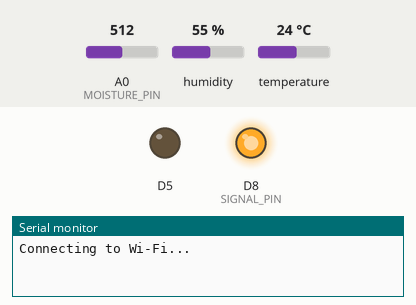
This sketch was run on a simulated ESP8266 (NodeMCU). Parts: output pins drawn as LEDs (lit = HIGH), the last lines printed to the serial monitor. The test bench sets the inputs (shaded band); at power-on: A0 (MOISTURE_PIN) = 512, humidity 55 %, temperature 24 °C. WiFi joins after 1.5 s; servers stay silent unless stated; no MQTT or app messages arrive unless stated.

Above: at 0.1 s.
At 7.6 s:
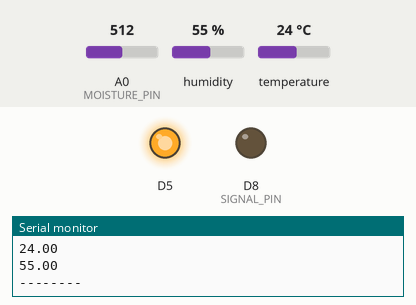
Timing chart, 0 to 9.1 s (numbered marks = the images above):
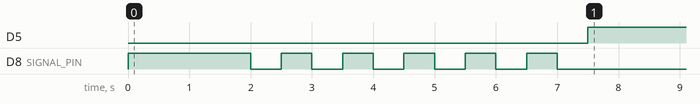

Measured:
- by itself, D5: LOW → HIGH at 7.5 s
- by itself, D8 (SIGNAL_PIN): repeats every 1.0 s: LOW 0.50 s, HIGH 0.50 s, until it stays LOW from 7.0 s

The sketch:

measure_node.ino
```cpp
#include <ESP8266WiFi.h>
#include <Ticker.h>
#include <AsyncMqttClient.h>
#include "DHT.h"

#define DHTPIN D3
#define DHTTYPE DHT22

DHT dht(DHTPIN, DHTTYPE);

#define WIFI_SSID "16CNTN"
#define WIFI_PASSWORD "khongcopass"

#define MQTT_HOST IPAddress(192, 168, 1, 5)
#define MQTT_PORT 1883

#define MOISTURE_PIN A0
#define MAP_LOW 720
#define MAP_HIGH 320

#define SIGNAL_PIN D8


AsyncMqttClient mqttClient;
Ticker mqttReconnectTimer;

WiFiEventHandler wifiConnectHandler;
WiFiEventHandler wifiDisconnectHandler;
Ticker wifiReconnectTimer;

#define TIME_GAP 1000
#define TIME_SEND 60000
#define TOPIC "/measure"
bool isWifiReady = false;
bool isMqttReady = false;
unsigned long currentTime;
unsigned long previousTime;
unsigned long elapsedTime;

unsigned long previousTimeSend;
unsigned long elapsedTimeSend;
String clientMac = "";

int moisture;
int humidityMoisturePercentage;

String message = "";

float totalMoisture;
float totalTemperature;
float totalAir;

int count;

String macToStr(const uint8_t* mac)
{
  String result;
  for (int i = 0; i < 6; ++i) {
    String m = String(mac[i], 16);
    if (m.length() == 1) {
      m = "0"+m;
    }
    result += m;
    if (i < 5)
      result += ':';
  }
  return result;
}

void Blink(int pin, int n){
  for (int i = 0; i < n; i++){
    digitalWrite(pin, HIGH);
    delay(500);
    digitalWrite(pin, LOW);
    delay(500);
  }
}
void connectToWifi() {
  Serial.println("Connecting to Wi-Fi...");
  WiFi.begin(WIFI_SSID, WIFI_PASSWORD);
}

void onWifiConnect(const WiFiEventStationModeGotIP& event) {
  Serial.println("Connected to Wi-Fi.");
  unsigned char mac[6];
  WiFi.macAddress(mac);
  clientMac += macToStr(mac);
  Serial.println(clientMac);
  isWifiReady = true;
  Blink(SIGNAL_PIN, 3);
  connectToMqtt();
}

void onWifiDisconnect(const WiFiEventStationModeDisconnected& event) {
  Serial.println("Disconnected from Wi-Fi.");
  mqttReconnectTimer.detach(); // ensure we don't reconnect to MQTT while reconnecting to Wi-Fi
  wifiReconnectTimer.once(2, connectToWifi);
}

void connectToMqtt() {
  Serial.println("Connecting to MQTT...");
  mqttClient.connect();
}

void onMqttConnect(bool sessionPresent) {
  Serial.println("Connected to MQTT.");
  Serial.print("Session present: ");
  Serial.println(sessionPresent);
  isMqttReady = true;
  Blink(SIGNAL_PIN, 3);
}

void onMqttDisconnect(AsyncMqttClientDisconnectReason reason) {
  Serial.println("Disconnected from MQTT.");

  if (WiFi.isConnected()) {
    mqttReconnectTimer.once(2, connectToMqtt);
  }
}

void onMqttSubscribe(uint16_t packetId, uint8_t qos) {
  Serial.println("Subscribe acknowledged.");
  Serial.print("  packetId: ");
  Serial.println(packetId);
  Serial.print("  qos: ");
  Serial.println(qos);
}

void onMqttUnsubscribe(uint16_t packetId) {
  Serial.println("Unsubscribe acknowledged.");
  Serial.print("  packetId: ");
  Serial.println(packetId);
}

void onMqttMessage(char* topic, char* payload, AsyncMqttClientMessageProperties properties, size_t len, size_t index, size_t total) {
  Serial.println("Publish received.");
  Serial.print("  topic: ");
  Serial.println(topic);
  Serial.print("  qos: ");
  Serial.println(properties.qos);
  Serial.print("  dup: ");
  Serial.println(properties.dup);
  Serial.print("  retain: ");
  Serial.println(properties.retain);
  Serial.print("  len: ");
  Serial.println(len);
  Serial.print("  index: ");
  Serial.println(index);
  Serial.print("  total: ");
  Serial.println(total);
}

void onMqttPublish(uint16_t packetId) {
  Serial.println("Publish acknowledged.");
  Serial.print("  packetId: ");
  Serial.println(packetId);
}

void setup() {
  Serial.begin(115200);
  Serial.println();
  Serial.println();

  pinMode(SIGNAL_PIN, OUTPUT);
  pinMode(D5, OUTPUT);

  dht.begin();

  wifiConnectHandler = WiFi.onStationModeGotIP(onWifiConnect);
  wifiDisconnectHandler = WiFi.onStationModeDisconnected(onWifiDisconnect);

  mqttClient.onConnect(onMqttConnect);
  mqttClient.onDisconnect(onMqttDisconnect);
  mqttClient.onSubscribe(onMqttSubscribe);
  mqttClient.onUnsubscribe(onMqttUnsubscribe);
  mqttClient.onMessage(onMqttMessage);
  mqttClient.onPublish(onMqttPublish);
  mqttClient.setServer(MQTT_HOST, MQTT_PORT);

  connectToWifi();
  currentTime = millis();
  previousTime = millis();
  count = 0;
  totalMoisture = 0.0;
  totalTemperature = 0.0;
  totalAir = 0.0;
}

void loop()
{
  if (isWifiReady && isMqttReady){
    digitalWrite(D5, HIGH);
    digitalWrite(SIGNAL_PIN, LOW);
    currentTime = millis();
    elapsedTime = currentTime - previousTime;
    if (elapsedTime >= TIME_GAP){
      previousTime = currentTime;
      moisture = analogRead(MOISTURE_PIN);
      float humidityMoisturePercentage = map(moisture, MAP_LOW, MAP_HIGH, 0, 100);
      float humidityAir = dht.readHumidity();
      float temperature = dht.readTemperature();
      if (isnan(temperature)){
        temperature = 0.0;
      }
      if (isnan(humidityAir)){
        humidityAir = 0.0;
      }
      Serial.println(humidityMoisturePercentage);
      Serial.println(temperature);
      Serial.println(humidityAir);
      Serial.println("--------");
      count += 1;
      totalMoisture += humidityMoisturePercentage;
      totalTemperature += temperature;
      totalAir += humidityAir;
    }
    elapsedTimeSend = currentTime - previousTimeSend;
    if (elapsedTimeSend >= TIME_SEND){
      previousTimeSend = currentTime;
      message = clientMac + "|" + String(totalTemperature / count) + "|" +  String(totalMoisture / count) + "|" + String(totalAir / count);
      mqttClient.publish(TOPIC, 0, true, (message).c_str());
      Serial.println(message);
      count = 0;
      totalMoisture = 0.0;
      totalTemperature = 0.0;
      totalAir = 0.0;
    }
  } else {
    digitalWrite(SIGNAL_PIN, HIGH);
  }
}
```
